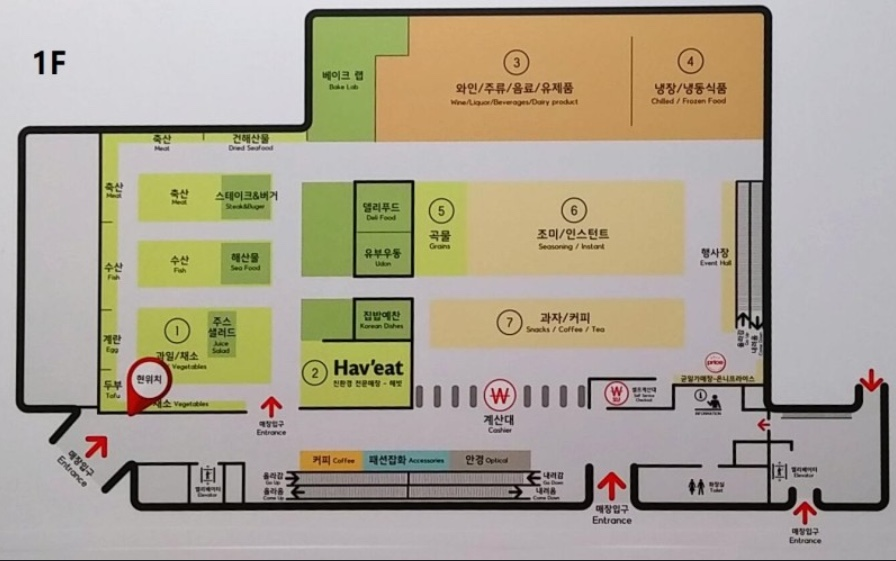
#> input picture 002.jpg, 896 x 561 px
$ python bina2.py
#> lines starting #> are read from the running program, lines starting #| are printed output that depends on the picture; after the words box and inside, x2 and y2 are one past the last pixel; in counts of white or black regions, pixels touching at a corner belong together
import cv2

img = cv2.imread("002.jpg", cv2.IMREAD_GRAYSCALE)
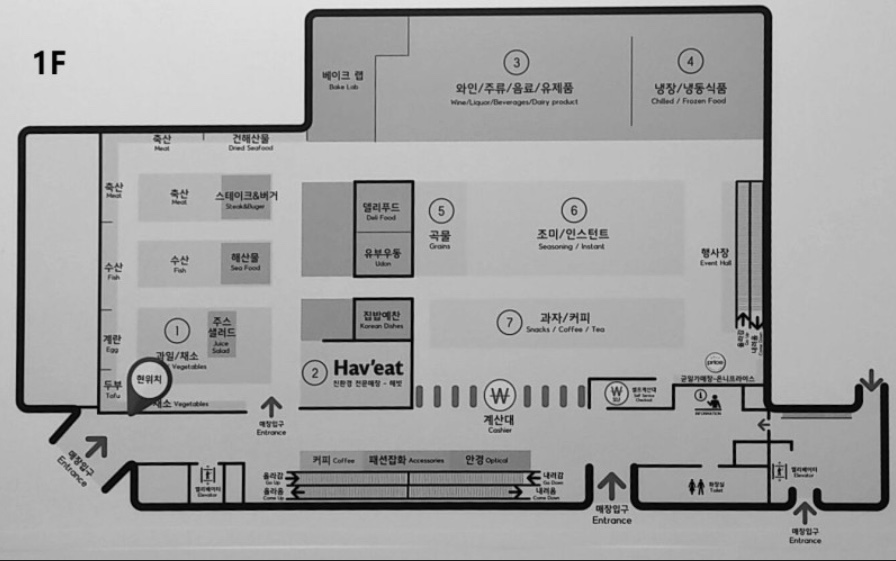
#> img: shape (561, 896); min 0, max 229, mean 163.4

ret, th1 = cv2.threshold(img, 127, 255, cv2.THRESH_BINARY)
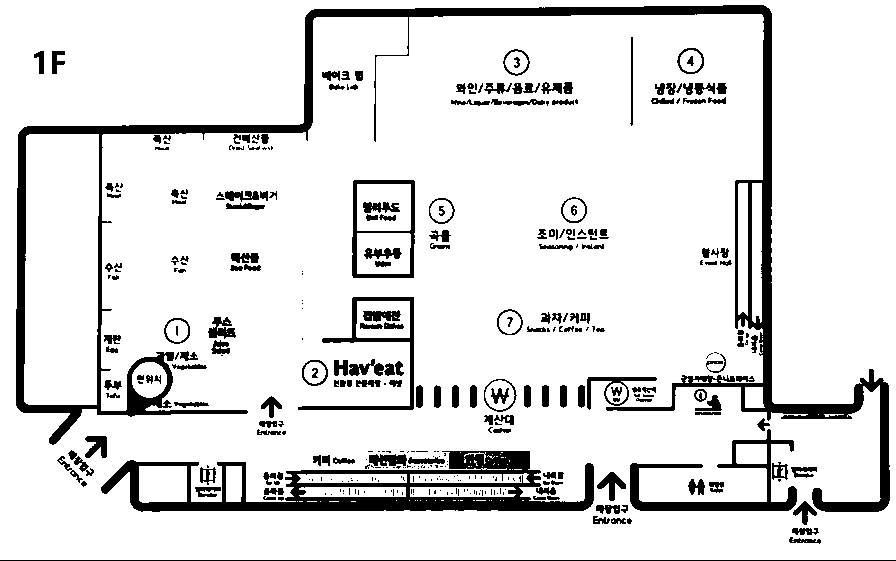
#> th1: shape (561, 896); 88% white; 366 black regions (171 under 20 px), largest, box (x1, y1, x2, y2) and area: (16, 5, 890, 512) 23042, (101, 451, 594, 512) 11008, (630, 429, 797, 511) 3011
ret, th2 = cv2.threshold(img, 127, 255, cv2.THRESH_BINARY_INV)
ret, th3 = cv2.threshold(img, 127, 255, cv2.THRESH_TRUNC)
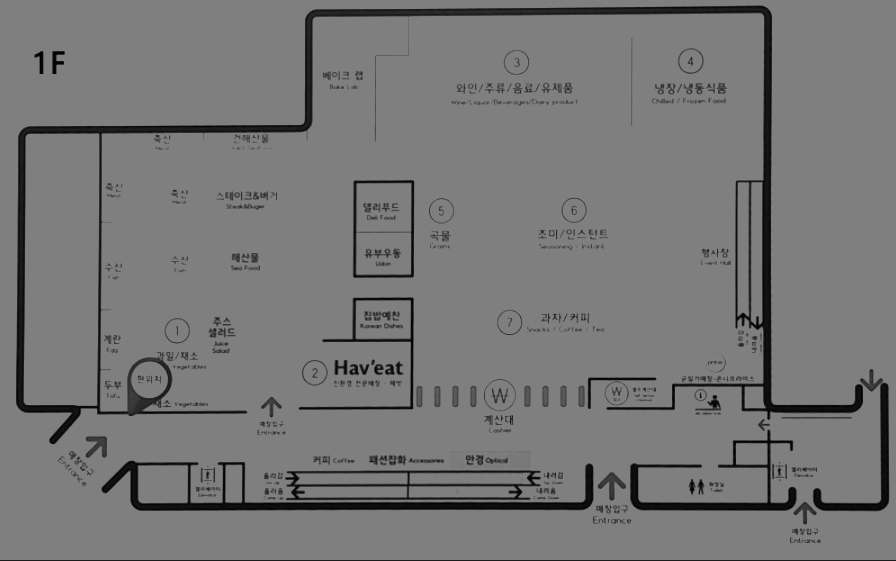
#> th3: shape (561, 896); min 0, max 127, mean 118.8
ret, th4 = cv2.threshold(img, 127, 255, cv2.THRESH_TOZERO)
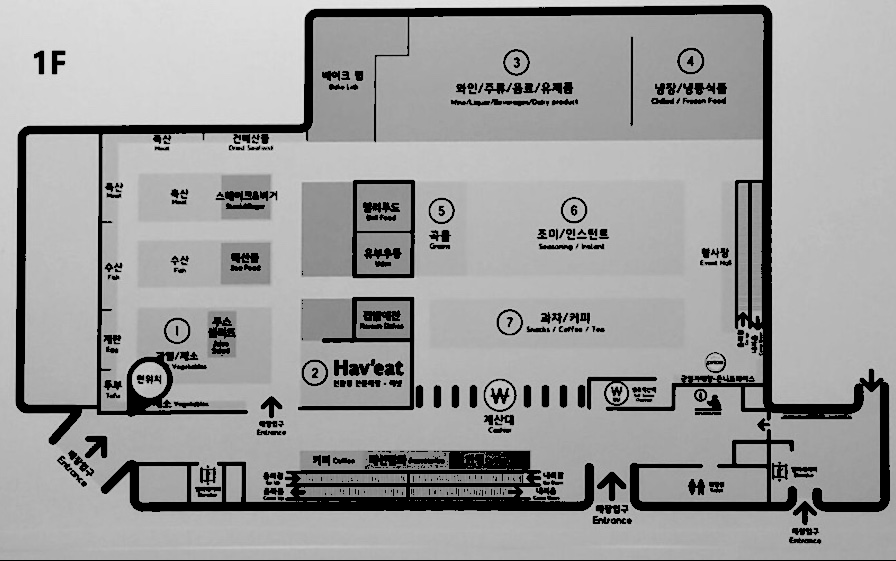
#> th4: shape (561, 896); min 0, max 229, mean 156.4
ret, th5 = cv2.threshold(img, 127, 255, cv2.THRESH_TOZERO_INV)
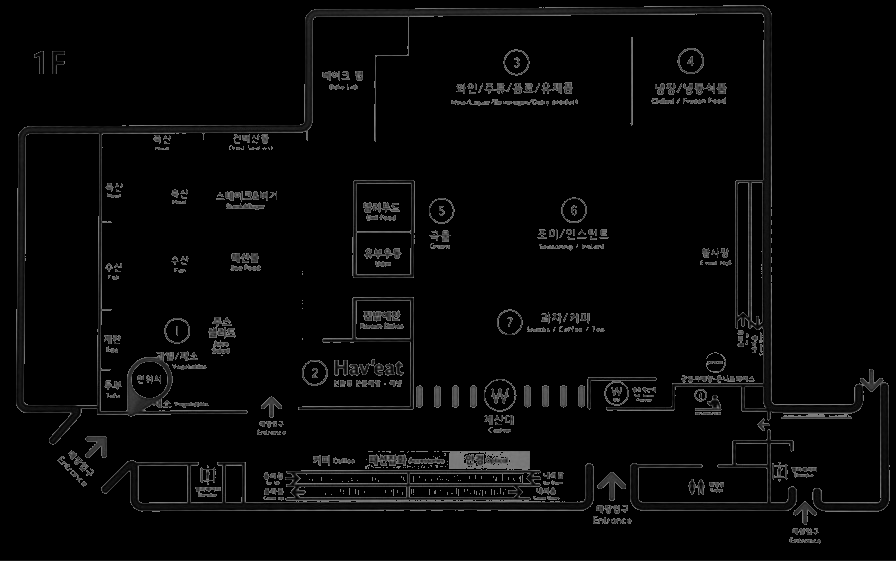
#> th5: shape (561, 896); min 0, max 127, mean 7

cv2.imshow("ORIGIN", img)
cv2.imshow("BINARY", th1)
cv2.imshow("BINARY_INV", th2)
cv2.imshow("TRUNC", th3)
cv2.imshow("TOZERO", th4)
cv2.imshow("TOZERO_INV", th5)
cv2.waitKey(0)
